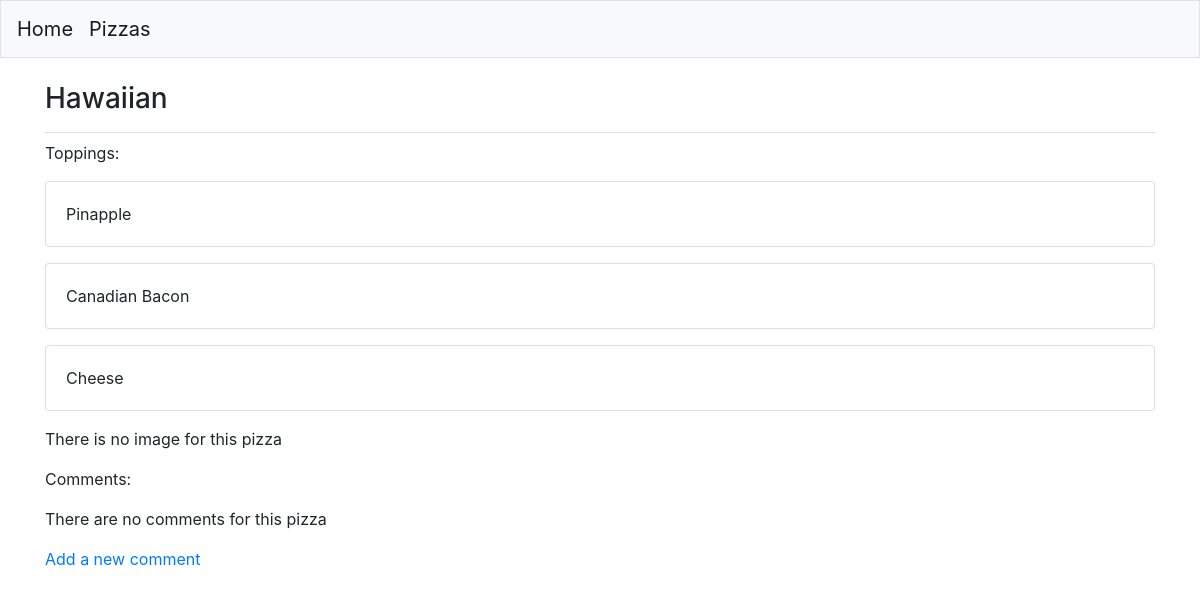
The page /pizzas/2/ on the database as committed earlier.
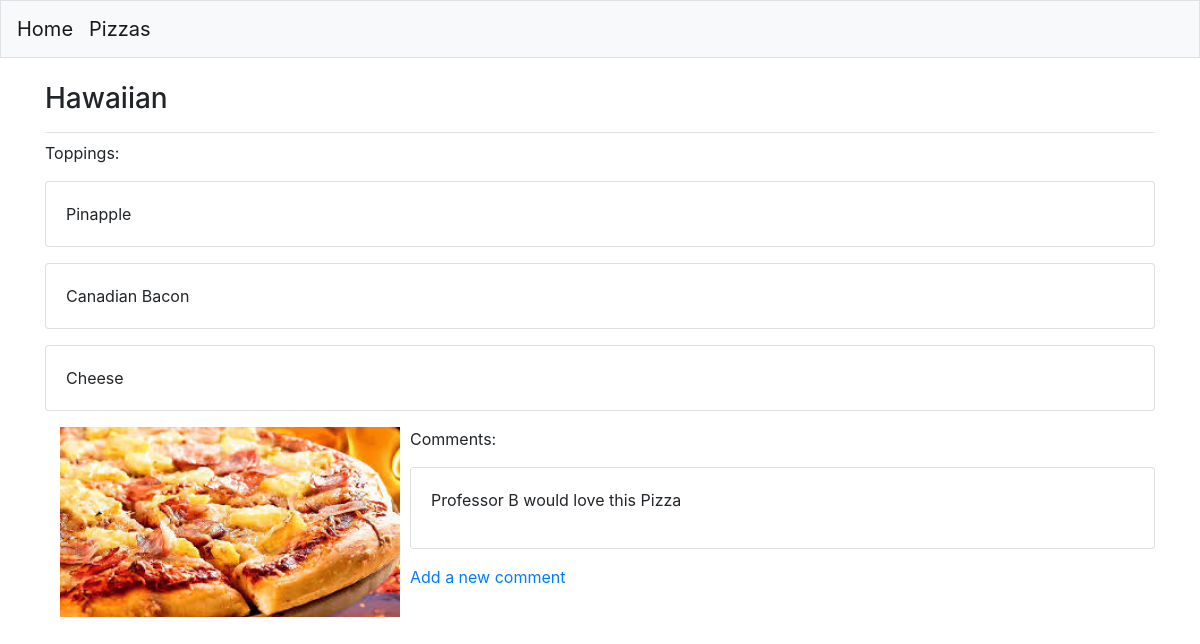
The same page on the database as committed later.
### MainApp/models.py (models this page shows)
class Topping(models.Model):
    pizza = models.ForeignKey(Pizza, on_delete=models.CASCADE)
    name = models.CharField(max_length=100)
    class Meta:
        verbose_name_plural = 'toppings'
    def __str__(self):
        return self.name

class Image(models.Model):
    pizza = models.ForeignKey(Pizza, on_delete=models.CASCADE)
    image = models.ImageField(upload_to='images/')

class Comment(models.Model):
    pizza = models.ForeignKey(Pizza, on_delete=models.CASCADE)
    comment = models.TextField()
    date_added = models.DateTimeField(auto_now_add=True)
    class Meta:
        verbose_name_plural = 'Comments'
    def __str__(self):
        return f"{self.comment[:200]}"

### MainApp/views.py (the view)
# urls.py: path('pizzas/<int:pizza_id>/', views.pizza, name='pizza' ),
def pizza(request, pizza_id):
    pizza = Pizza.objects.get(id=pizza_id)
    toppings = pizza.topping_set.all()
    comments = pizza.comment_set.all()
    if request.method == 'GET':
        image = pizza.image_set.all()
    context = {'pizza':pizza, 'toppings':toppings, 'comments':comments, 'image':image}
    return render(request, 'MainApp/pizza.html', context)

### MainApp/models.py (called while the page is built)
    def __str__(self):
        return self.name

### MainApp/templates/mainapp/pizza.html
{% extends "MainApp/base.html" %}
{% block page_header %}
    <h3>{{ pizza }}</h3>
{% endblock page_header %}
{% block content %}
    <p>Toppings: </p>
    {% for t in toppings %}
        <div class="card mb-3">
            <div class="card-body">
                {{ t }}
            </div>
        </div>
    {% empty %}
        <p>There are no toppings for this pizza</p>
    {% endfor %}
    {% for i in image %}
        <div class="col-md-4">
                <img src="{{  i.image.url  }}" class="img-responsive" style="width: 100%; float: left; margin-right: 10px;" />
        </div>
    {% empty %}
        <p>There is no image for this pizza</p>
    {% endfor %}
    <p>Comments: </p>
    {% for c in comments %}
        <div class="card mb-3">
            <div class="card-body">
                {{ c|linebreaks }}
            </div>
        </div>
    {% empty %}
        <p>There are no comments for this pizza</p>
    {% endfor %}
    <p></p><a href="{% url 'MainApp:comment' pizza.id %}">Add a new comment</a></p>
{% endblock content %}

Rows that differ between the two databases and show on the page:
added Image: image (picture)
added Comment: comment "Professor B would love this Pizza"
Other text that changed with them:
text no longer shown: "There is no image for this pizza There are no comments for this pizza"
